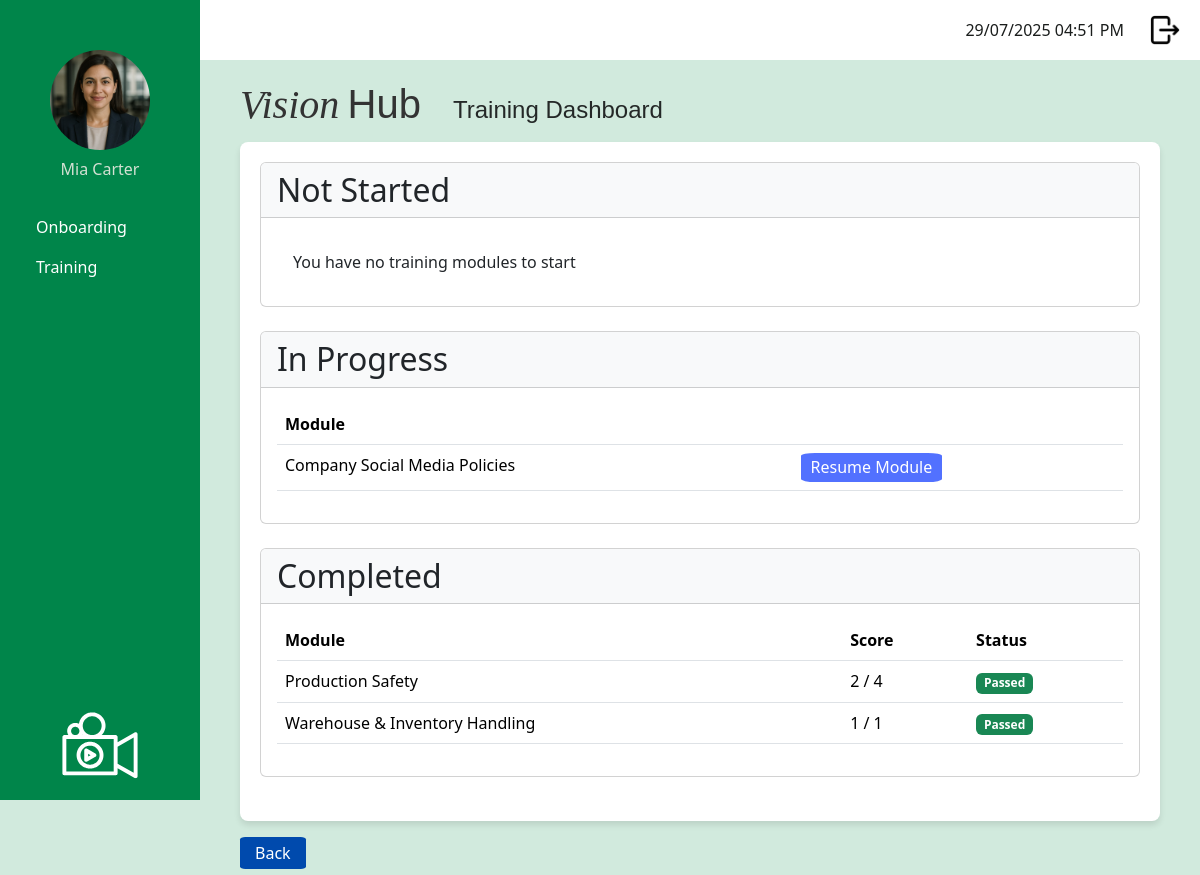
Page /dashboard_training (signed in) on the committed database.
### app/models.py (models this page shows, shortened)
class User(UserMixin, db.Model):
    __tablename__ = 'user'
    id: so.Mapped[int] = so.mapped_column(primary_key = True)
    username: so.Mapped[str] = so.mapped_column(
        sa.String(120),
        index = True,
        unique = True
    )
    first_name: so.Mapped[str] = so.mapped_column(
        sa.String(50),
        index = True
    )
    surname: so.Mapped[str] = so.mapped_column(
        sa.String(50),
        index = True
    )
    job_title: so.Mapped[str] = so.mapped_column(
        sa.String(50),
        index = True
    )
    password_hash: so.Mapped[str] = so.mapped_column(
        sa.String(256)
    )
    is_onboarding: so.Mapped[bool] = so.mapped_column(
        default = False   # Default: Not onboarding
    )
    dateStarted: so.Mapped[datetime] = so.mapped_column(
        index=True,
        default = lambda:
            datetime.now(timezone.utc)
    )
    google_email: so.Mapped[Optional[str]] = so.mapped_column(
        sa.String(120),
        unique = True,
        nullable = True
    )
    profile_photo: so.Mapped[Optional[str]] = so.mapped_column(
        sa.String(120),
        nullable = True,
        default = 'profileDefault.png'
    )
    manager_id: so.Mapped[Optional[int]] = so.mapped_column(
        sa.ForeignKey('user.id'),
        nullable = True
    )
    manager: so.Mapped[Optional['User']] = so.relationship(
        'User',
        remote_side=[id],
        back_populates = 'manages'
    )
    manages: so.Mapped[List['User']] = so.relationship(
        'User',
        back_populates = 'manager'
    )
    role_id: so.Mapped[int] = so.mapped_column(
        sa.ForeignKey('role.id')
    )
    role: so.Mapped['Role'] = so.relationship(
        'Role',
        back_populates = 'users'
    )
    department_id: so.Mapped[int] = so.mapped_column(
        sa.ForeignKey('department.id')
    )
    department: so.Mapped['Department'] = so.relationship(
        'Department',
        back_populates = 'users'
    )
    module_progress: so.Mapped[List['UserModuleProgress']] = so.relationship(
        'UserModuleProgress', back_populates = 'user'
    )
    onboarding_path_id: so.Mapped[int] = so.mapped_column(
        sa.ForeignKey('onboarding_path.id'),
        nullable = True
    )
    onboarding_path: so.Mapped['OnboardingPath'] = so.relationship(
        'OnboardingPath'
    )

class TrainingModule (db.Model):
    __tablename__ = 'training_module'
    id: so.Mapped[int] = so.mapped_column(primary_key=True)
    module_title: so.Mapped[str] = so.mapped_column(
        sa.String(150), index=True, unique=True
    )
    module_description: so.Mapped[str] = so.mapped_column(
        sa.Text, nullable=False
    )
    module_instructions: so.Mapped[str] = so.mapped_column(
        sa.Text, nullable=False
    )
    video_url: so.Mapped[str] = so.mapped_column(
        sa.String(300), nullable=True
    )
    active: so.Mapped[bool] = so.mapped_column(
        sa.Boolean, nullable=False, default=True
    )
    questions: so.Mapped[List['Question']] = so.relationship(
        'Question',
        back_populates = 'training_module',
        cascade = 'all, delete-orphan')
    user_progress: so.Mapped[List['UserModuleProgress']] = so.relationship(
        'UserModuleProgress',
        back_populates = 'training_module'
    )
    onboarding_steps: so.Mapped[List['OnboardingStep']] = so.relationship(
        'OnboardingStep',
        back_populates = 'training_module',
        cascade = 'all, delete-orphan'
        )

### app/routes.py (the view)
@app.route('/dashboard_training', methods = ['GET'])
@login_required
def training_dashboard():
    if current_user.role.role_name != "staff":
        return redirect(url_for('logout'))
    onboarding_path = current_user.onboarding_path
    steps = onboarding_path.steps if onboarding_path else []
    active_modules = [
        step.training_module for step in steps if step.training_module.active
    ]
    completed_modules = []
    to_be_completed_modules = []
    in_progress_modules = []
    passing_threshold = 0.5
    for module in active_modules:
        progress = UserModuleProgress.query.filter_by(
            user_id=current_user.id,
            training_module_id=module.id
        ).order_by(UserModuleProgress.id.desc()).first()
        if not progress:
            to_be_completed_modules.append(module)
        else:
            total_questions = len(module.questions) or 1
            if progress.completed_date:
                if (progress.score is not None
                        and (progress.score / total_questions) >= passing_threshold):
                    completed_modules.append({
                        'module': module,
                        'score': progress.score,
                        'passed': True
                    })
                else:
                    to_be_completed_modules.append(module)
            else:
                in_progress_modules.append(module)
    return render_template(
        'dashboard_training.html',
        title="Training Dashboard",
        to_be_completed_modules=to_be_completed_modules,
        in_progress_modules=in_progress_modules,
        completed_modules=completed_modules
    )

### app/models.py (called while the page is built)
@login.user_loader
def load_user(id):
    return db.session.get(User, int(id))

### app/templates/dashboard_training.html
{% extends "base.html" %}
{% block content %}
<div class="page-container">
    <div class="card mb-4">
        <div class="card-header bg-light">
            <h2 class="mb-0">Not Started</h2>
        </div>
            <div class="card-body">
            {% if to_be_completed_modules %}
            <table class="table">
                <thead>
                <tr>
                    <th>Module</th>
                    <th></th>
                </tr>
                </thead>
                <tbody>
                {% for module in to_be_completed_modules %}
                    <tr>
                        <td>{{ module.module_title }}</td>
                        <td>
                            <a href="{{ url_for('take_training_module', module_id=module.id) }}" class="royal-blue-button" type="submit" name="action" value="start">
                                Start
                            </a>
                        </td>
                    </tr>
                {% endfor %}
                </tbody>
            </table>
            {% else %}
            <div class="m-3">
                <p>You have no training modules to start</p>
            </div>
            {% endif %}
        </div>
    </div>
    <div class="card mb-4">
        <div class="card-header bg-light">
            <h2 class="mb-0">In Progress</h2>
        </div>
        <div class="card-body">
        {% if in_progress_modules %}
            <table class="table">
                <thead>
                    <tr>
                        <th>Module</th>
                        <th></th>
                    </tr>
                </thead>
                <tbody>
                {% for module in in_progress_modules %}
                    <tr>
                        <td>{{ module.module_title }}</td>
                        <td>
                             <a href="{{ url_for('take_training_module', module_id=module.id) }}" type="submit" name="action" value="Resume" class="royal-blue-button">
                                Resume Module
                            </a>
                        </td>
                    </tr>
                {% endfor %}
                </tbody>
            </table>
            {% else %}
            <div class="m-3">
                <p>You have no in progress training modules</p>
             </div>
            {% endif %}
        </div>
    </div>
    <div class="card mb-4">
    <div class="card-header bg-light">
        <h2 class="mb-0">Completed</h2>
    </div>
    <div class="card-body">
        {% if completed_modules %}
        <table class="table">
            <thead>
            <tr>
                <th>Module</th>
                <th>Score</th>
                <th>Status</th>
            </tr>
            </thead>
            <tbody>
            {% for entry in completed_modules %}
                <tr>
                    <td>{{ entry.module.module_title }}</td>
                    <td>{{ entry.score }} / {{ entry.module.questions|length }}</td>
                    <td>
                        <span class="badge bg-success">Passed</span>
                    </td>
                </tr>
            {% endfor %}
            </tbody>
        </table>
        {% else %}
        <div class="m-3">
            <p>You have no completed training modules</p>
        </div>
        {% endif %}
    </div>
    </div>
</div>
{% endblock %}
{% block specific_buttons %}
    <div class = "button-container-outside-table">
        <a href="{{ url_for('staff_dashboard') }}" class="dark-blue-button">Back</a>
    </div>
{% endblock %}
{% block specific_heading %}
  <h1 class="page-title">Training Dashboard</h1>
{% endblock %}

### app/templates/base.html (shortened to what this page needs)
<!doctype html>
<html>
    <head>
            <link
            href="{{ url_for('static', filename='css/bootstrap.min.css') }}"
            rel="stylesheet"/>
            <link href="{{ url_for('static', filename='css/stylesheet.css') }}" rel="stylesheet"/>
        </head>
    <body>
         <div class="sidebar">
            <div class="profile-container">
                <form id="photoForm"
                    action="{{ url_for('update_profile_photo') }}"
                    method="POST"
                    enctype="multipart/form-data"
                    style="display:inline;">
                <img src="{{ url_for('static',
                                    filename='images/profilePhoto/'
                                        ~ (current_user.profile_photo or 'profileDefault.png')) }}"
                    id="profilePicture"
                    class="profilePicture"
                    alt="Click to change photo"
                    style="cursor:pointer; width:100px; height:100px;
                            object-fit:cover; border-radius:50%;">
                </form>
                <h5 class="profile-photo-text">{{ current_user.first_name|title }} {{ current_user.surname|title }}</h5>
            </div>
            <nav class="nav flex-column sideNavLink-container">
                {% if current_user.role.role_name == 'admin' %}
                    <a class="nav-link" href="#">Onboarding</a>
                    <a class="nav-link" href="{{ url_for('manage_training_modules') }}">Training</a>
                    <a class="nav-link" href="#">Knowledge Base</a>
                    <a class="nav-link" href="{{ url_for('manage_users') }}">User Managment</a>
                    <a class="nav-link" href="#">Onboarding</a>
                    <a class="nav-link" href="#">Reports</a>
                    <a class="nav-link" href="#">Content Management</a>
                    {% elif current_user.role.role_name == 'manager' %}
                    <a class="nav-link" href="#">Onboarding</a>
                    <a class="nav-link" href="#">Training</a>
                    <a class="nav-link" href="#">Reports</a>
                    {% elif current_user.role.role_name == 'staff' %}
                    <a class="nav-link" href="#">Onboarding</a>
                    <a class="nav-link" href="{{ url_for('training_dashboard') }}">Training</a>
                {% endif %}
            </nav>
            <img src="{{ url_for('static', filename='images/logoImageWhite.svg') }}" class="sidebarLogo">
        </div>
         <div class="top-bar">
            <div class="d-flex align-items-center">
                <span class="me-3" id="clock"></span>
                <a href="{{ url_for('logout') }}" class="logout-link">
                    <img src="{{ url_for('static', filename='images/logout.png') }}" class="logout-image">
                </a>
            </div>
        </div>
        <div class="logo-name-container">
            <h2 class="logo-text">
                <span class="logo-vision">Vision</span>
                <span class="logo-hub">Hub</span>
            </h2>
            {% block specific_heading %}{% endblock %}
        </div>
        <div class="content">
            {% block content %}
            {% endblock %}
        </div>
        <div class = "button-area">
            {% block specific_buttons %}{% endblock %}
        </div>
    </body>
</html>

### app/static/css/stylesheet.css (style rules this page uses)
body { color: #000000; background-color: #d1eadd ; }
.logo-name-container { display: flex; align-items: baseline; margin-left: 240px; margin-top: 20px; margin-bottom: 5px; gap: 2rem; color: #333; }
.logo-vision { font-family: 'Playfair Display', serif; font-weight: 450; font-style: italic; font-size: 2.5rem; }
.logo-hub { font-family: 'Montserrat', sans-serif; font-weight: 200; font-size: 2.5rem; margin-left: 0; }
.sidebar { background-color: #00854a; color: white; font-size: 1rem; font-weight: 400; height: 100vh; position: fixed; width: 200px; padding: 20px; display: flex; flex-direction: column; justify-content: space-between; text-align: left }
.profile-photo-text { font-size: 1rem; font-weight: 200; color: rgb(211, 225, 211); text-align: center; }
.sidebarLogo { max-width: 100%; width: 120px; height: auto; display: block; margin: 0 auto; margin-top: auto; }
.profilePicture { display: block; margin: 30px auto 10px auto; border-radius: 50%; width: 80px; height: 80px; object-fit: cover; }
.sideNavLink-container { margin-top: 20px; }
.nav-link { border-radius: 0.5rem; color: white; }
.top-bar { background-color: white; height: 60px; padding: 10px 20px; margin-left: 200px; display: flex; justify-content: flex-end; align-items: center; }
.logout-image { width: 30px; height: 30px; object-fit: cover; margin-left: 10px; }
#clock { color: #1a1d1c; margin-right: 20px; }
.royal-blue-button { background-color: #5271FF; color: white; padding: 5px 10px; border-radius: 10%; text-decoration: none; margin: auto; font-size: 1rem; line-height: 1.2; border: none; box-shadow: none; }
.dark-blue-button { background-color: #004AAD; color: white; padding: 5px 15px; border-radius: 8%; text-decoration: none; margin: auto; font-size: 1rem; line-height: 1.2; border: none; box-shadow: none; }
.button-container-outside-table { display: inline-block; margin-top: 20px; margin-bottom: 10px; margin-left: 240px; }
.content { background-color: white; border-radius: 8px; margin-left: 240px; padding: 20px; box-shadow: 0 4px 6px rgba(0, 0, 0, 0.1); max-width: calc(100% - 240px - 40px); }
.page-title { font-family: 'Montserrat', sans-serif; font-size: 1.5rem; font-weight: 200; color: #242827; }

### rows in the picture
User: profile_photo (picture), first_name "Mia", surname "Carter"
TrainingModule: module_title "Company Social Media Policies"
TrainingModule: module.module_title "Production Safety"
TrainingModule: module.module_title "Warehouse & Inventory Handling"

### other values in the picture
{{ entry.score }} "2" "1"
{{ entry.module.questions|length }} "4" "1"
